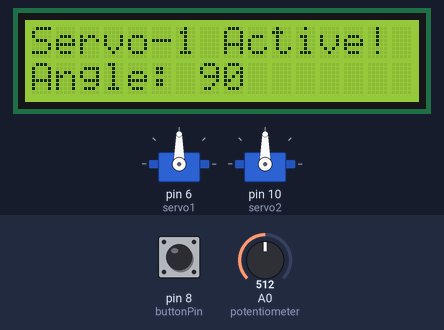
This sketch was run on a simulated Arduino Uno, built with avr-gcc and run on an emulated ATmega328P. On the bench: 2 × servo, 16×2 character LCD. Inputs (shaded band) come from the test bench; at power-on: A0 (potentiometer) = 512, pin 8 (buttonPin) HIGH.

Above: at 1.2 s.
1.3 s: A0 (potentiometer) set to 716
At 1.8 s:
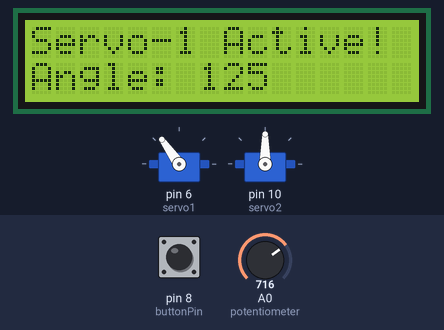
2.8 s: pin 8 (buttonPin) pulled LOW for 0.15 s
At 3.6 s:
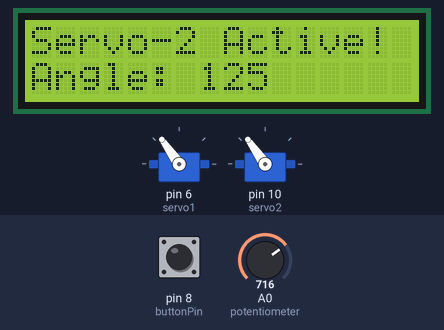
4.4 s: A0 (potentiometer) set to 900
At 5.3 s:
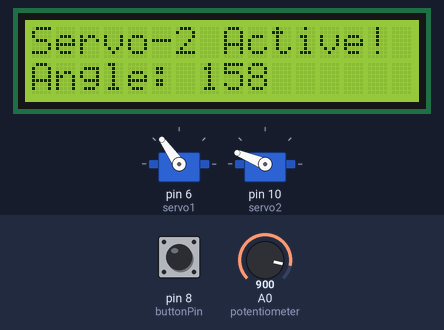
5.9 s: pin 8 (buttonPin) pulled LOW for 1 s
At 7.1 s:
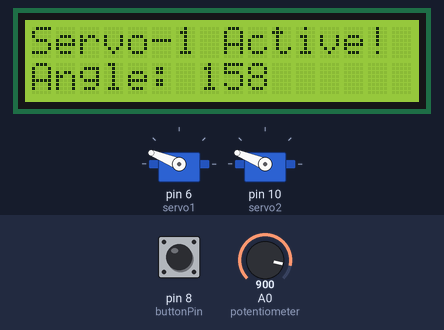
8.4 s: A0 (potentiometer) set to 1023
At 9.6 s:
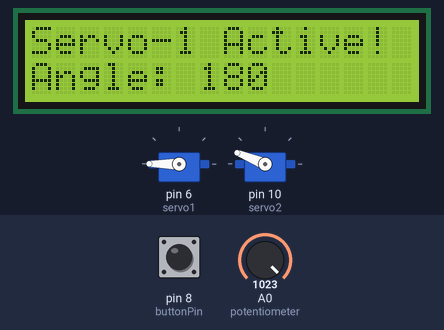
9.9 s: pin 8 (buttonPin) pulled LOW for 0.15 s
At 11.3 s:
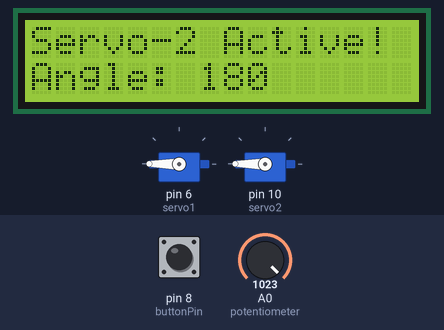
Timing chart, 0 to 12.5 s (numbered marks = the images above; inputs shaded):
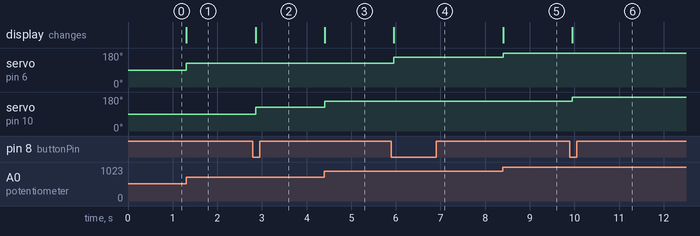

The sketch:

part_c_code.ino
```cpp
//Include Servo and LiquidCrystal libraries for controlling servo motors and LCD display
#include <Servo.h>
#include <LiquidCrystal.h>

//Create servo objects to control servo motors
Servo servo1;
Servo servo2;

//Define current and last state of push buttons to use the push button as a toggle switch
int buttonState = 0;            //Store current state of push button
int lastButtonState = 0;        //Store last state of push button
bool servoControl = true;       //Flag to toggle between servo1 and servo2
int buttonPin = 8;              //Digital pin where push button is connected
//Define pins to connect to LCD display
const int rs = 12, en = 11, d4 = 5, d5 = 4, d6 = 3, d7 = 2;
LiquidCrystal lcd(rs, en, d4, d5, d6, d7);

void setup() {
  servo1.attach(6);                    //Attach servo1 to pin 6
  servo2.attach(10);                   //Attach servo2 to pin 10
  pinMode(buttonPin, INPUT_PULLUP);    // Set button pin as input with internal pull-up resistor
  lcd.begin(16, 2);                    // Initialize 16x2 LCD display
  lcd.clear();                         //Clear any previous data from the display
}

void loop() {
  buttonState = digitalRead(buttonPin);                   //Read the current state of the
   // Check for button press (detect transition from HIGH to LOW)
  if (buttonState == LOW && lastButtonState == HIGH) {
    delay(50);
    servoControl = !servoControl;                         //Toggle the active servo
  }
  lastButtonState=buttonState;                            // Update the last button state for next loop
  lcd.setCursor(0,0);                                     // Set LCD cursor to first row, first column
  int angle = map(analogRead(A0), 0, 1023, 0, 180);       // Read potentiometer value and map it to angle (0–180)
  // Control the active servo and display its status on LCD
  if (servoControl) {
    servo1.write(angle);
    lcd.print("Servo-1 Active!");
  } else {
    servo2.write(angle);
    lcd.print("Servo-2 Active!");
  }
  lcd.setCursor(0,1);                     // Set LCD cursor to second row
  //Display Current Angle
  lcd.print("Angle: ");
   lcd.print(angle);
}
```

Measured:
- after the input at 1.3 s, servo on pin 6 (servo1): 90° → 125° at once; the display: changes at once (image 1)
- after the input at 2.8 s, servo on pin 10 (servo2): 90° → 125° after 0.06 s; the display: changes after 0.06 s (image 2)
- after the input at 4.4 s, servo on pin 10 (servo2): 125° → 158° at once; the display: changes at once (image 3)
- after the input at 5.9 s, servo on pin 6 (servo1): 125° → 158° after 0.06 s; the display: changes after 0.06 s (image 4)
- after the input at 8.4 s, servo on pin 6 (servo1): 158° → 180° at once; the display: changes at once (image 5)
- after the input at 9.9 s, servo on pin 10 (servo2): 158° → 180° after 0.05 s; the display: changes after 0.05 s (image 6)
